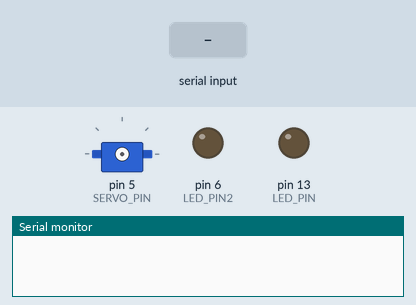
This sketch was run on a simulated Arduino Uno, built with avr-gcc and run on an emulated ATmega328P. On the bench: servo, output pins drawn as LEDs (lit = HIGH), the last lines printed to the serial monitor. Wiring (inferred from the names in the program): servo: signal pin 5. Inputs (shaded band) come from the test bench. Servo pulses on a pin are drawn as a servo (544–2400 µs = 0–180°); pins used as bus, display or sensor lines are not drawn.

Above: at 1.2 s.
1.3 s: "led1on\n" received over Serial
At 2.4 s:
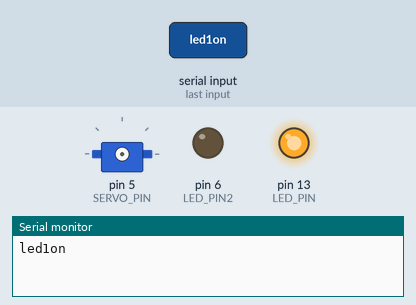
2.8 s: "serlef\n" received over Serial
4.3 s: "led1of\n" received over Serial
At 4.7 s:
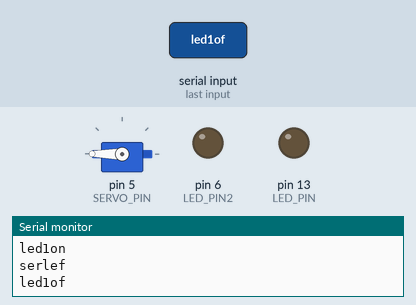
5.8 s: "serrit\n" received over Serial
At 7.0 s:
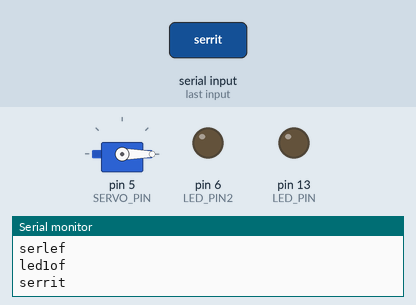
7.3 s: "led2on\n" received over Serial
At 8.1 s:
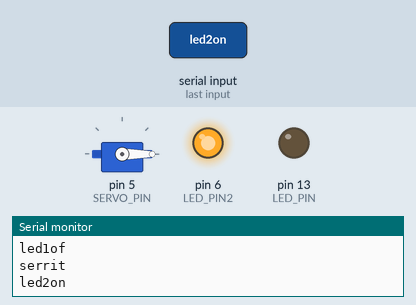
8.8 s: "led2of\n" received over Serial
At 9.3 s:
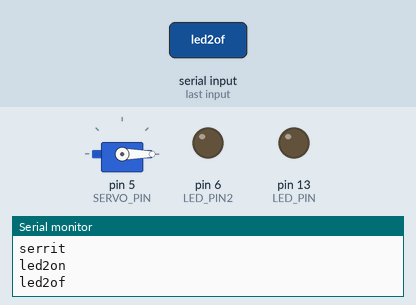
Timing chart, 0 to 11.3 s (numbered marks = the images above; inputs shaded):
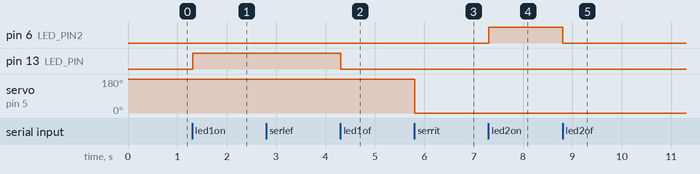

The sketch:

thirdtest.ino
```cpp
#define LED_PIN 13
#define LED_PIN2 6
#define SERVO_PIN 5

int cycle = 1000;

void setup() {
  Serial.setTimeout(100);
  Serial.begin(9600);
  pinMode(LED_PIN, OUTPUT);
  pinMode(LED_PIN2, OUTPUT);
  pinMode(SERVO_PIN, OUTPUT);
}

void loop() {

  if (Serial.available() > 0) {
    String str = Serial.readStringUntil('\n');
    Serial.println(str);

    if(str == "led1on") {
      digitalWrite(LED_PIN, HIGH);
    } else if(str == "led1of") {
      digitalWrite(LED_PIN, LOW);
    } else if(str == "led2on") {
      digitalWrite(LED_PIN2, HIGH);
    } else if(str == "led2of") {
      digitalWrite(LED_PIN2, LOW);
    } else if(str == "serlef") {
      servo(SERVO_PIN, 2400);
    } else if(str == "serrit") {
      servo(SERVO_PIN, 500);
    }
  }

}

int interval = 20000;

void servo(int pin, int cycle) {
  for (int i = 0; i < 100; i++) {
    digitalWrite(pin, HIGH);
    delayMicroseconds(cycle);
    digitalWrite(pin, LOW);
    delayMicroseconds(interval - cycle);
  }
}
```

Measured:
- after the input at 1.3 s, pin 13 (LED_PIN): LOW → HIGH at once
- after the input at 4.3 s, pin 13 (LED_PIN): HIGH → LOW at once
- after the input at 5.8 s, servo on pin 5 (SERVO_PIN): 180° → 0° at once
- after the input at 7.3 s, pin 6 (LED_PIN2): LOW → HIGH at once
- after the input at 8.8 s, pin 6 (LED_PIN2): HIGH → LOW at once
